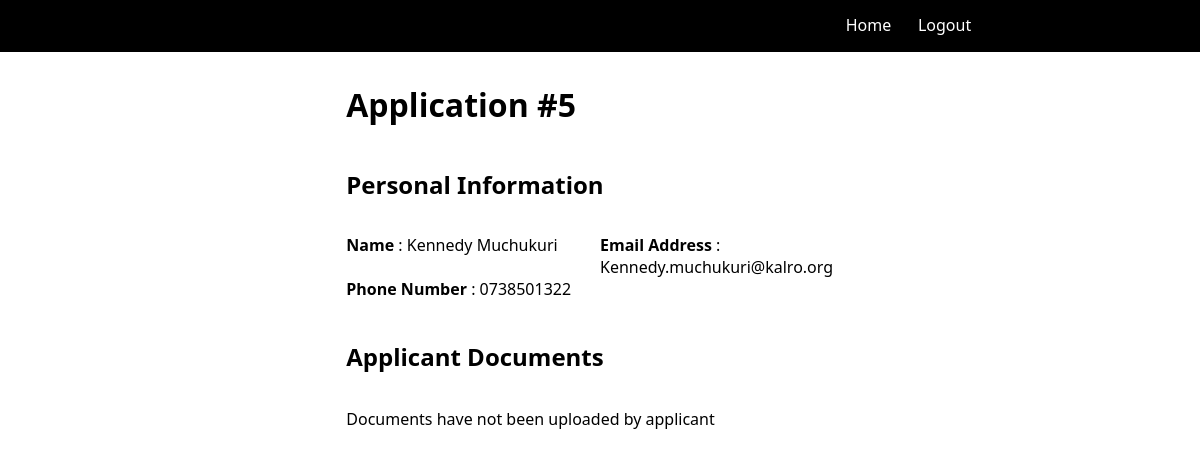
Page /admin/view.php?id=5 on the committed database.
### tables this page shows
CREATE TABLE `application_form` (
  `id` bigint unsigned NOT NULL AUTO_INCREMENT,
  `firstname` varchar(255) NOT NULL,
  `lastname` varchar(255) NOT NULL,
  `email_address` varchar(255) DEFAULT NULL,
  `phone_number` varchar(15) NOT NULL,
  PRIMARY KEY (`id`)
);

### applicant/Form.php (called while the page is built, shortened)
<?php
class Form
{
    public $connection;
    public function __construct()
    {
        $this->connection = $this->createDbConnection();
    }
    public function createDbConnection()
    {
        $dsn = "mysql:host=localhost;port=3307;dbname=form";
        $username = "admin";
        $password = "admin2024";
        try {
            $pdo = new PDO($dsn, $username, $password);
            return $pdo;
        } catch (PDOException $e) {
            echo $e->getMessage();
        }
    }
    function selectById()
    {
        $sql = "SELECT * FROM application_form WHERE id = :id";
        $stmt = $this->connection->prepare($sql);
        if ($stmt->execute($_GET)) {
            $record = $stmt->fetchAll(PDO::FETCH_ASSOC);
            return $record;
        } else {
            return null;
        }
    }
}

### admin/view.php (the view, shortened to what this page needs)
<?php
include '../applicant/Form.php';
?>
<!DOCTYPE html>
<html lang="en">
<head>
    <link rel="stylesheet" href="../applicant/styles.css">
    <link rel="stylesheet" href="./css/styles.css">
</head>
<body>
    <div class="header-container">
        <div></div>
        <div></div>
        <div>
            <nav>
                <ul class="nav-container">
                    <div class="links">
                        <li><a href="index.php">Home</a></li>
                    </div>
                    <div>
                        <li class="links"><a href="logout.php">Logout</a></li>
                    </div>
                </ul>
            </nav>
        </div>
    </div>
    <div class="container">
        <div></div>
        <div class="info">
            <div>
                <h1>Application #<?php echo $_GET['id']; ?></h1>
            </div>
            <div>
                <h2>Personal Information</h2>
            </div>
            <div>
                <main>
                    <div class="info-container">
                        <?php
                        $application = new Form();
                        $info = $application->selectById();
                        if (!empty($info)) { ?>
                            <?php foreach ($info as $row) {
                            ?>
                                <div><b>Name</b> : <?php echo $row['firstname'] . " " . $row['lastname']; ?></div>
                                <div><b>Email Address</b> : <?php echo $row['email_address']; ?></div>
                                <div><b>Phone Number</b> : <?php echo $row['phone_number']; ?></div>
                            <?php } ?>
                        <?php } else { ?>
                            <div>
                                <p>Record does not exist !</p>
                            </div>
                        <?php } ?>
                    </div>
                </main>
            </div>
            <div class="documents">
                <h2>Applicant Documents</h2>
                <?php
                $documents = $application->selectDocumentsById();
                if (empty($documents)) { ?>
                    <p>Documents have not been uploaded by applicant</p>
                <?php } ?>
            </div>
        </div>
        <div></div>
    </div>
</body>
</html>

### applicant/styles.css (style rules this page uses)
body { font-family: 'Segoe UI', Tahoma, Geneva, Verdana, sans-serif; }
.header-container { display: grid; grid-template-columns: 1fr 1fr 1fr; background-color: black; margin-top: -10px; margin-left: -10px; margin-right: -10px; margin-bottom: 10px; }
.nav-container { display: grid; grid-template-columns: 1fr 1fr 1fr 1fr 1fr; }
.header-container nav ul li { display: inline; color: white; margin: 5px; }
.header-container nav ul li a { text-decoration: none; color: white; }
.container { display: grid; grid-template-columns: 1fr 2fr 1fr; }
.info { display: grid; grid-template-rows: 1fr 1fr 1fr; }
.info-container { display: grid; grid-template-columns: 1fr 1fr; }

### admin/css/styles.css (style rules this page uses)
body { font-family: 'Segoe UI', Tahoma, Geneva, Verdana, sans-serif; }
.header-container { display: grid; grid-template-columns: 1fr 1fr 1fr; background-color: black; margin-top: -10px; margin-left: -10px; margin-right: -10px; margin-bottom: 10px; }
.nav-container { display: grid; grid-template-columns: 1fr 1fr 1fr 1fr 1fr; }
.header-container nav ul li { display: inline; color: white; margin: 5px; }
.header-container nav ul li a { text-decoration: none; color: white; }
.container { display: grid; grid-template-columns: 1fr 1.5fr 1fr; }
.info { display: grid; grid-template-rows: 1fr 1fr 1fr; }
.info-container { display: grid; grid-template-columns: 1fr 1fr; }
.documents { display: grid; grid-template-rows: 1fr; }

### rows in the picture
application_form: firstname "Kennedy", lastname "Muchukuri", email_address "Kennedy.muchukuri@kalro.org", phone_number "0738501322"

### other values in the picture
$_GET['id'] "5"
